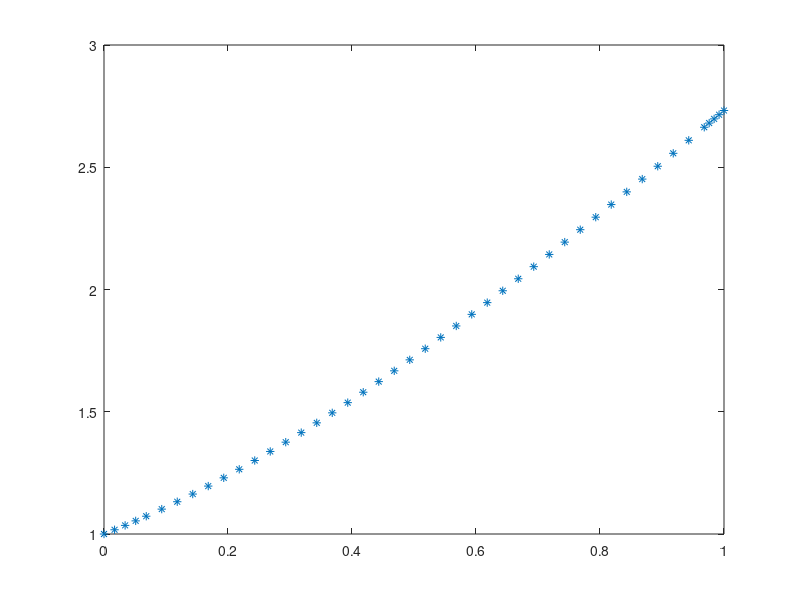

Here is the MATLAB script that generated this plot: (Note: this script raises an error after producing the figure.)
tspan=[0,1];
y0=1;
f=@(x,y)(y+x)/(y-x);
[x,y]=ode45(f,tspan,y0);
plot(x,y,'*')
hod on 
y=dosolve('Dy=(y+x)/(y-x)','y(0)=1','x');
y=eval(y);
plot(t,y,'r')